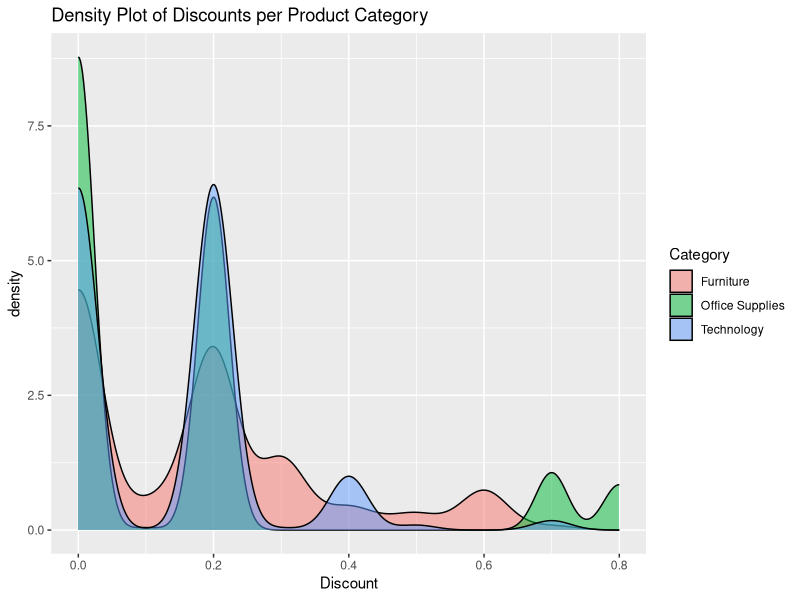
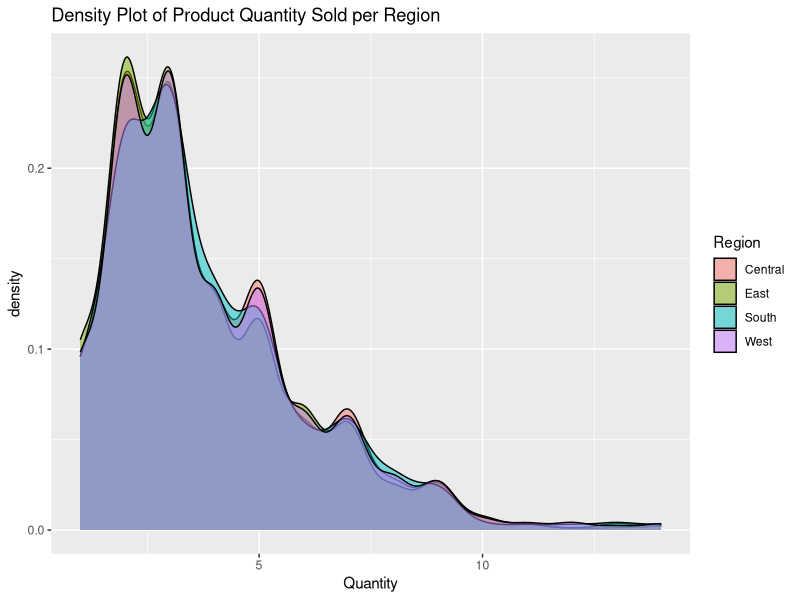
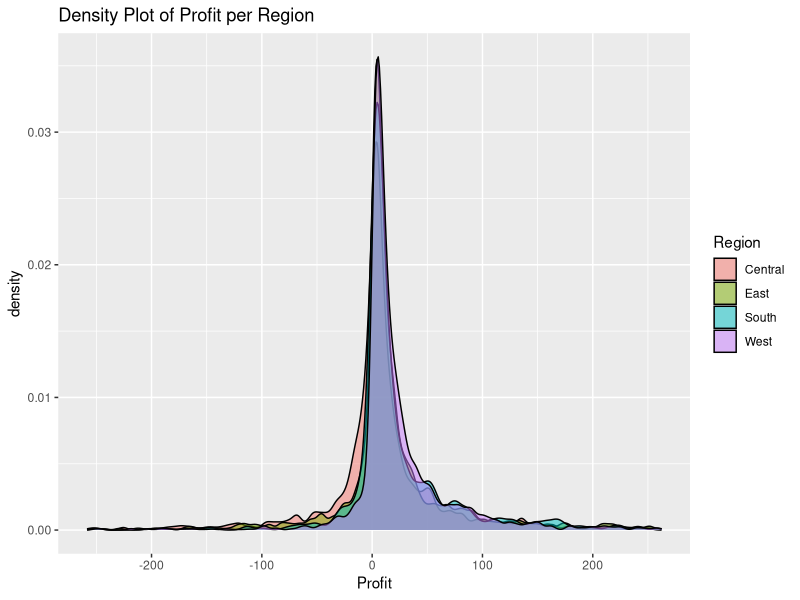
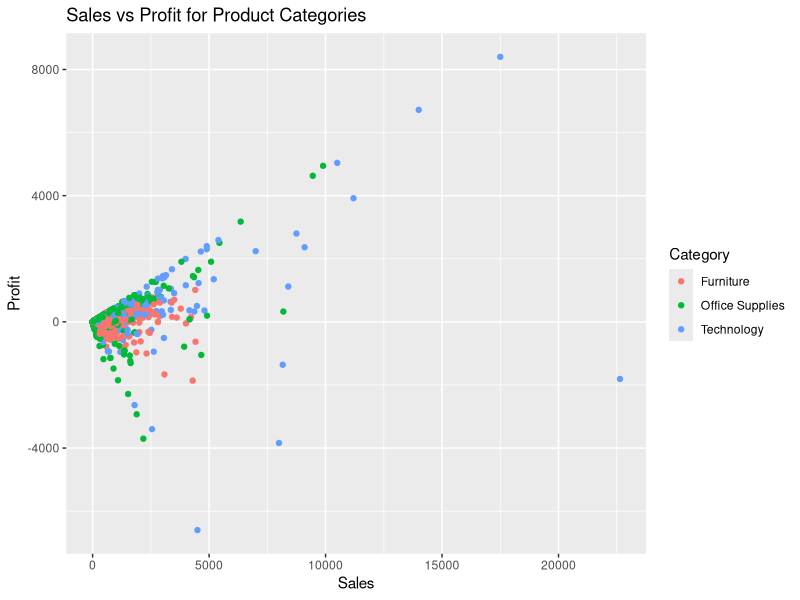
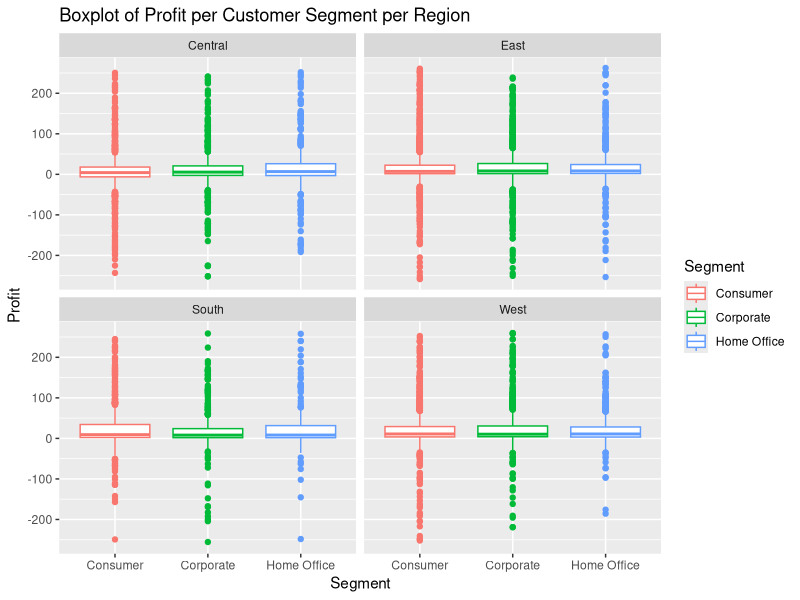
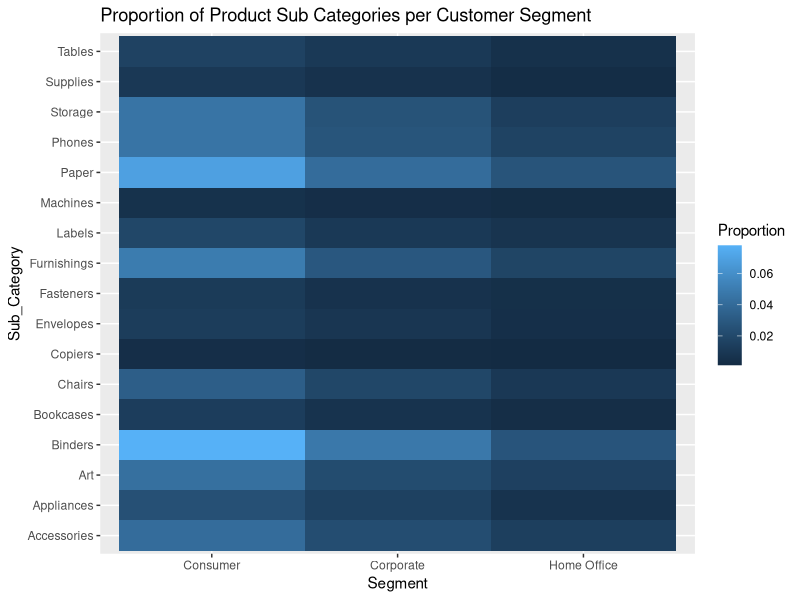

Write the R code that produced these figures, in order.
## ---- chunk 1
# Load libraries
library(tidyverse)
library(readxl)
## ---- chunk 2
superstore <- read_excel("US Superstore data.xls", sheet = 1,
                         col_names = c("Row_ID", "Order_ID", "Order_Date",
                                       "Ship_Date", "Ship_Mode", "Customer_ID",
                                       "Customer_Name", "Segment", "Country",
                                       "City", "State", "Postal_Code",
                                       "Region", "Product_ID", "Category",
                                       "Sub_Category", "Product_Name", "Sales",
                                       "Quantity", "Discount", "Profit"),
                         col_types = c("numeric", "text", "date", "date",
                                       "text", "text", "text", "text", "text",
                                       "text", "text", "text", "text", "text",
                                       "text", "text", "text", "numeric",
                                       "numeric", "numeric", "numeric"),
                         skip = 1
)
superstore
## ---- chunk 3
# Add up the number of missing values per column.
colSums(is.na(superstore))
## ---- chunk 4
# One-Way Contingency Table for Row ID
superstore |>
  group_by(Row_ID) |>
  summarize(count = n())
## ---- chunk 5
# One-Way Contingency Table  for Order ID
superstore |>
  group_by(Order_ID) |>
  summarize(count = n())
## ---- chunk 6
# One-Way Contingency Table for Order Date
superstore |>
  group_by(Order_Date) |>
  summarize(count = n())
## ---- chunk 7
# One-Way Contingency Table for Ship Date
superstore |>
  group_by(Ship_Date) |>
  summarize(count = n())
## ---- chunk 8
# One-Way Contingency Table for Ship Mode
superstore |>
  group_by(Ship_Mode) |>
  summarize(count = n())
## ---- chunk 9
# One-Way Contingency Table for Customer Name
# The One-Way Contingency Table for Customer ID would look similar
superstore |>
  group_by(Customer_Name) |>
  summarize(count = n())
## ---- chunk 10
# One-Way Contingency Table for Segment
superstore |>
  group_by(Segment) |>
  summarize(count = n())
## ---- chunk 11
# One-Way Contingency Table for Country
superstore |>
  group_by(Country) |>
  summarize(count = n())
## ---- chunk 12
# One-Way Contingency Table for City
superstore |>
  group_by(City) |>
  summarize(count = n())
## ---- chunk 13
# One-Way Contingency Table for State
superstore |>
  group_by(State) |>
  summarize(count = n())
## ---- chunk 14
# One-Way Contingency Table for Postal Code
superstore |>
  group_by(Postal_Code) |>
  summarize(count = n())
## ---- chunk 15
# One-Way Contingency Table for Region
superstore |>
  group_by(Region) |>
  summarize(count = n())
## ---- chunk 16
# One-Way Contingency Table for Product Name
# The One-Way Contingency Table for Product ID would look similar
superstore |>
  group_by(Product_Name) |>
  summarize(count = n())
## ---- chunk 17
# One-Way Contingency Table for Category
superstore |>
  group_by(Category) |>
  summarize(count = n())
## ---- chunk 18
# One-Way Contingency Table for Sub Category
superstore |>
  group_by(Sub_Category) |>
  summarize(count = n())
## ---- chunk 19
# Two-Way Contingency Table
superstore |>
  group_by(Category, Sub_Category) |>
  summarize(count = n(), .groups = "drop") |>
  pivot_wider(names_from = Category, values_from = count)
## ---- chunk 20
# Two-Way Contingency Table
superstore |>
  group_by(Region, State) |>
  summarize(count = n(), .groups = "drop") |>
  pivot_wider(names_from = Region, values_from = count)
## ---- chunk 21
# Two-Way Contingency Table
superstore |>
  group_by(Ship_Mode, Segment) |>
  summarize(count = n(), .groups = "drop") |>
  pivot_wider(names_from = Ship_Mode, values_from = count)
## ---- chunk 22
# Two-Way Contingency Table
superstore |>
  group_by(Ship_Mode, Region) |>
  summarize(count = n(), .groups = "drop") |>
  pivot_wider(names_from = Ship_Mode, values_from = count)
## ---- chunk 23
# Two-Way Contingency Table
superstore |>
  group_by(Ship_Mode, Category) |>
  summarize(count = n(), .groups = "drop") |>
  pivot_wider(names_from = Ship_Mode, values_from = count)
## ---- chunk 24
# Two-Way Contingency Table
superstore |>
  group_by(Region, Segment) |>
  summarize(count = n(), .groups = "drop") |>
  pivot_wider(names_from = Region, values_from = count) 
## ---- chunk 25
# Two-Way Contingency Table
superstore |>
  group_by(Region, Category) |>
  summarize(count = n(), .groups = "drop") |>
  pivot_wider(names_from = Region, values_from = count) 
## ---- chunk 26
# Two-Way Contingency Table
superstore |>
  group_by(Category, Segment) |>
  summarize(count = n(), .groups = "drop") |>
  pivot_wider(names_from = Category, values_from = count) 
## ---- chunk 27
# Summary Statistics for Sales
sales_summary <- round(summary(superstore$Sales), 3)

c(sales_summary, "Std." = round(sd(superstore$Sales), 3))
## ---- chunk 28
# Summary Statistics for Quantity
quantity_summary <- round(summary(superstore$Quantity), 3)

c(quantity_summary, "Std." = round(sd(superstore$Quantity), 3))
## ---- chunk 29
# Summary Statistics for Discount
discount_summary <- round(summary(superstore$Discount), 3)

c(discount_summary, "Std." = round(sd(superstore$Discount), 3))
## ---- chunk 30
# Summary Statistics for Profit
profit_summary <- round(summary(superstore$Profit), 3)

c(profit_summary, "Std." = round(sd(superstore$Profit), 3))
## ---- chunk 31
# Numerical Summary Statistics 
superstore |>
  group_by(Region) |>
  summarize(mean_Sales = mean(Sales), 
            med_Sales = median(Sales),
            sd_Sales = sd(Sales),
            IQR_Sales = IQR(Sales))
## ---- chunk 32
# Numerical Summary Statistics 
superstore |>
  group_by(Category) |>
  summarize(mean_Profit = mean(Profit), 
            med_Profit = median(Profit),
            sd_Profit = sd(Profit),
            IQR_Profit = IQR(Profit))
## ---- chunk 33
# Numerical Summary Statistics 
superstore |>
  group_by(Ship_Mode) |>
  summarize(mean_Quantity = mean(Quantity), 
            med_Quantity = median(Quantity),
            sd_Quantity = sd(Quantity),
            IQR_Quantity = IQR(Quantity))
## ---- chunk 34
# Numerical Summary Statistics 
superstore |>
  group_by(Segment) |>
  summarize(mean_Discount = mean(Discount), 
            med_Discount = median(Discount),
            sd_Discount = sd(Discount),
            IQR_Discount = IQR(Discount))
## ---- chunk 35
ggplot(superstore, aes(Discount)) + 
  geom_density(alpha = 0.5, aes(fill = Category)) +
  labs(title = "Density Plot of Discounts per Product Category")
## ---- chunk 36
ggplot(superstore, aes(Quantity)) + 
  geom_density(alpha = 0.5, aes(fill = Region)) +
  labs(title = "Density Plot of Product Quantity Sold per Region")
## ---- chunk 37
# Filter to only show profit within one standard deviation
ggplot(superstore |> filter(abs(Profit) <= mean(Profit) + (sd(Profit))), 
       aes(Profit)) + 
  geom_density(alpha = 0.5, aes(fill = Region)) +
  labs(title = "Density Plot of Profit per Region")
## ---- chunk 38
ggplot(superstore, aes(Sales, Profit, color = Category)) +
  geom_point() +
  labs(title = "Sales vs Profit for Product Categories")
## ---- chunk 39
# Filter to only show profit within one standard deviation
ggplot(superstore |> filter(abs(Profit) <= mean(Profit) + (sd(Profit))), 
       aes(Segment, Profit, color = Segment)) +
  geom_boxplot() +
  facet_wrap(~ Region) +
  labs(title = "Boxplot of Profit per Customer Segment per Region")
## ---- chunk 40
# Find the proportion of each group
store_heat <- superstore |>
  group_by(Sub_Category, Segment) |>
  summarize(Count = n(), .groups = "drop") |>
  mutate(Proportion = Count / sum(Count))

# Create a heatmap using the proportion of each group
ggplot(store_heat, aes(Segment, Sub_Category, fill = Proportion)) +
         geom_tile() +
  labs(title = "Proportion of Product Sub Categories per Customer Segment")
